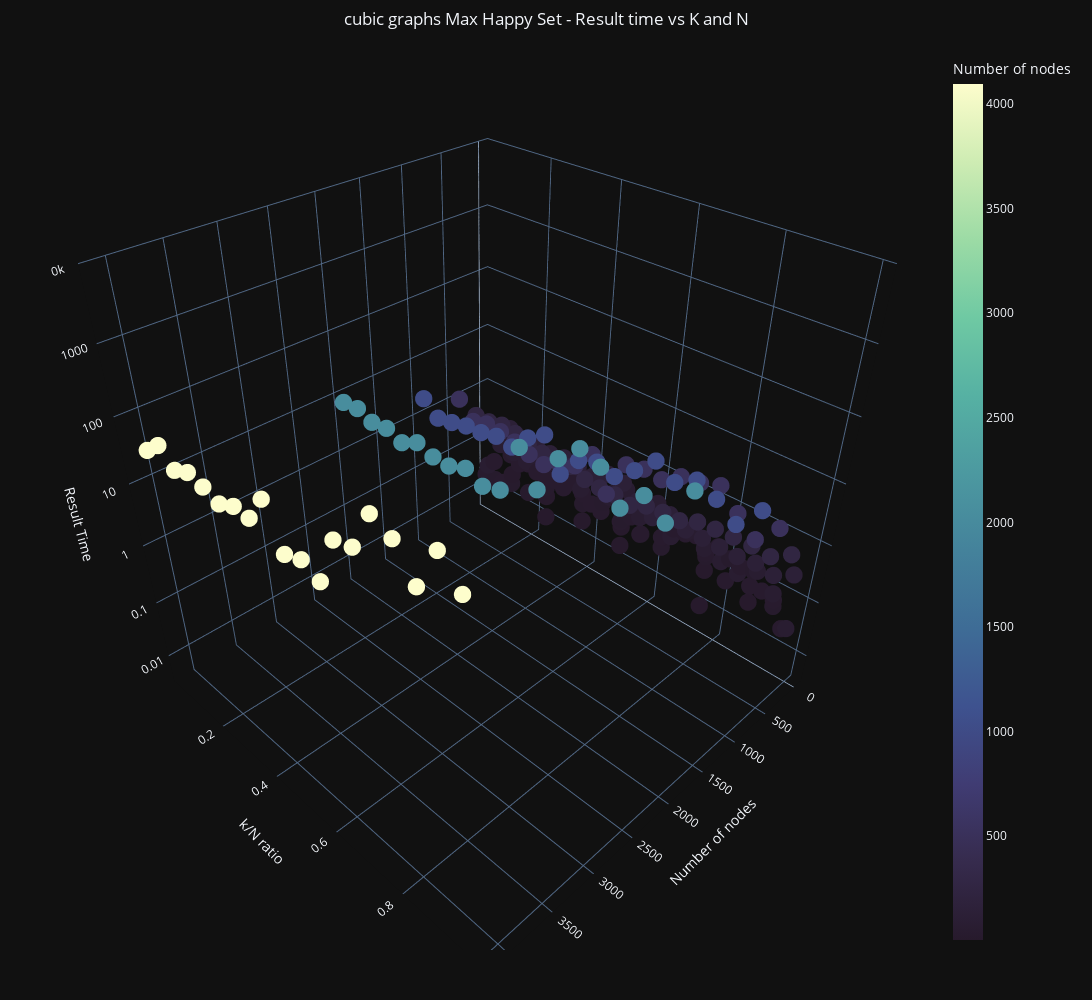

Notebook code for this chart:
### Code cell
GraphsResults7p8('cubic')

### Figure 1 — Plotly figure (JSON) as saved in the notebook; plotly's stock layout.template omitted (floating-point values rounded to 4 significant figures; data arrays with more than 128 entries replaced by an {"elided": "..."} marker saying what was removed)
{"data": [{"hovertemplate": "Number of nodes=%{marker.color}<br>k/N ratio=%{y}<br>Result Time=%{z}<extra></extra>", "legendgroup": "", "marker": {"color": {"elided": "198 int values"}, "coloraxis": "coloraxis", "size": 6, "symbol": "circle"}, "mode": "markers", "name": "", "scene": "scene", "showlegend": false, "type": "scatter3d", "x": {"elided": "198 int values"}, "y": {"elided": "198 float values"}, "z": {"elided": "198 float values"}}], "layout": {"coloraxis": {"colorbar": {"title": {"text": "Number of nodes"}}, "colorscale": [[0, "rgb(39, 26, 44)"], [0.09091, "rgb(54, 43, 77)"], [0.1818, "rgb(64, 60, 115)"], [0.2727, "rgb(62, 82, 143)"], [0.3636, "rgb(62, 108, 150)"], [0.4545, "rgb(68, 130, 155)"], [0.5455, "rgb(76, 153, 160)"], [0.6364, "rgb(86, 177, 163)"], [0.7273, "rgb(111, 201, 163)"], [0.8182, "rgb(156, 219, 165)"], [0.9091, "rgb(206, 236, 179)"], [1, "rgb(253, 253, 204)"]]}, "height": 1000, "hovermode": "closest", "legend": {"borderwidth": 1, "title": {"font": {"size": 12}, "text": "k/N Ratio"}, "tracegroupgap": 0, "x": 1, "y": 1}, "margin": {"b": 50, "l": 50, "r": 50, "t": 50}, "scene": {"domain": {"x": [0, 1], "y": [0, 1]}, "xaxis": {"title": {"text": "Number of nodes"}, "type": "linear"}, "yaxis": {"title": {"text": "k/N ratio"}, "type": "linear"}, "zaxis": {"range": [-2.5, 4], "title": {"text": "Result Time"}, "type": "log"}}, "title": {"text": "cubic graphs Max Happy Set - Result time vs K and N", "x": 0.5, "xanchor": "center"}, "width": 1200}}
